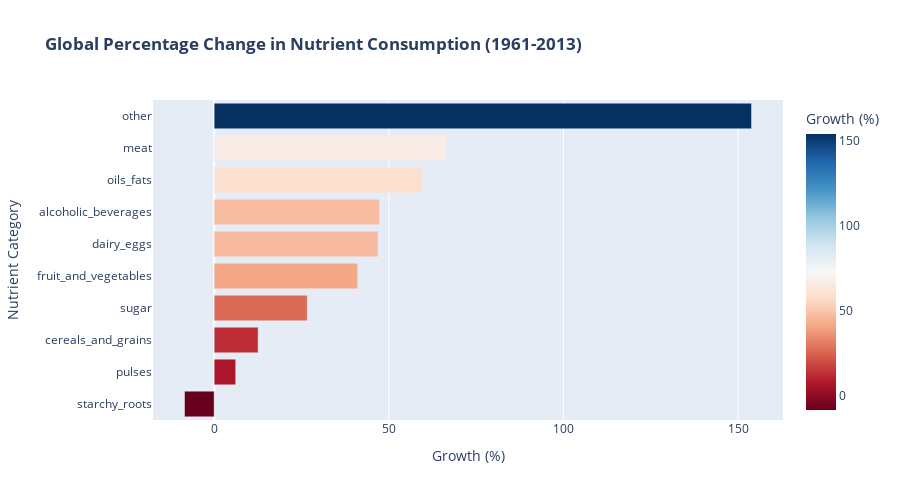

The notebook cell this image was saved under:
### Markdown cell above
## 4. Comparative Growth Rates
Which nutrient categories have seen the fastest growth globally?

### Code cell
# Calculate Percentage Growth (Start vs End)
start_year = df['Year_Int'].min()
end_year = df['Year_Int'].max()

start_data = global_trends[global_trends['Year_Int'] == start_year].set_index('Year_Int').T
end_data = global_trends[global_trends['Year_Int'] == end_year].set_index('Year_Int').T

growth_df = pd.DataFrame({
    'Start_Value': start_data.iloc[:, 0],
    'End_Value': end_data.iloc[:, 0]
})

growth_df['Absolute_Change'] = growth_df['End_Value'] - growth_df['Start_Value']
growth_df['Percent_Change'] = (growth_df['Absolute_Change'] / growth_df['Start_Value']) * 100
growth_df = growth_df.sort_values('Percent_Change', ascending=True)

# Visualization
fig = px.bar(growth_df, x='Percent_Change', y=growth_df.index, orientation='h',
             title=f'<b>Global Percentage Change in Nutrient Consumption ({start_year}-{end_year})</b>',
             labels={'Percent_Change': 'Growth (%)', 'index': 'Nutrient Category'},
             color='Percent_Change', color_continuous_scale='RdBu')

fig.update_layout(height=500)
fig.show()

### Figure 1 — Plotly figure (JSON) as saved in the notebook; plotly's stock layout.template omitted (floating-point values rounded to 4 significant figures)
{"data": [{"hovertemplate": "Growth (%)=%{marker.color}<br>Nutrient Category=%{y}<extra></extra>", "legendgroup": "", "marker": {"color": [-8.497, 6.16, 12.59, 26.67, 41.07, 46.93, 47.35, 59.6, 66.49, 153.9], "coloraxis": "coloraxis", "pattern": {"shape": ""}}, "name": "", "orientation": "h", "showlegend": false, "textposition": "auto", "type": "bar", "x": [-8.497, 6.16, 12.59, 26.67, 41.07, 46.93, 47.35, 59.6, 66.49, 153.9], "xaxis": "x", "y": ["starchy_roots", "pulses", "cereals_and_grains", "sugar", "fruit_and_vegetables", "dairy_eggs", "alcoholic_beverages", "oils_fats", "meat", "other"], "yaxis": "y"}], "layout": {"barmode": "relative", "coloraxis": {"colorbar": {"title": {"text": "Growth (%)"}}, "colorscale": [[0, "rgb(103,0,31)"], [0.1, "rgb(178,24,43)"], [0.2, "rgb(214,96,77)"], [0.3, "rgb(244,165,130)"], [0.4, "rgb(253,219,199)"], [0.5, "rgb(247,247,247)"], [0.6, "rgb(209,229,240)"], [0.7, "rgb(146,197,222)"], [0.8, "rgb(67,147,195)"], [0.9, "rgb(33,102,172)"], [1, "rgb(5,48,97)"]]}, "height": 500, "legend": {"tracegroupgap": 0}, "title": {"text": "<b>Global Percentage Change in Nutrient Consumption (1961-2013)</b>"}, "xaxis": {"anchor": "y", "domain": [0, 1], "title": {"text": "Growth (%)"}}, "yaxis": {"anchor": "x", "domain": [0, 1], "title": {"text": "Nutrient Category"}}}}
